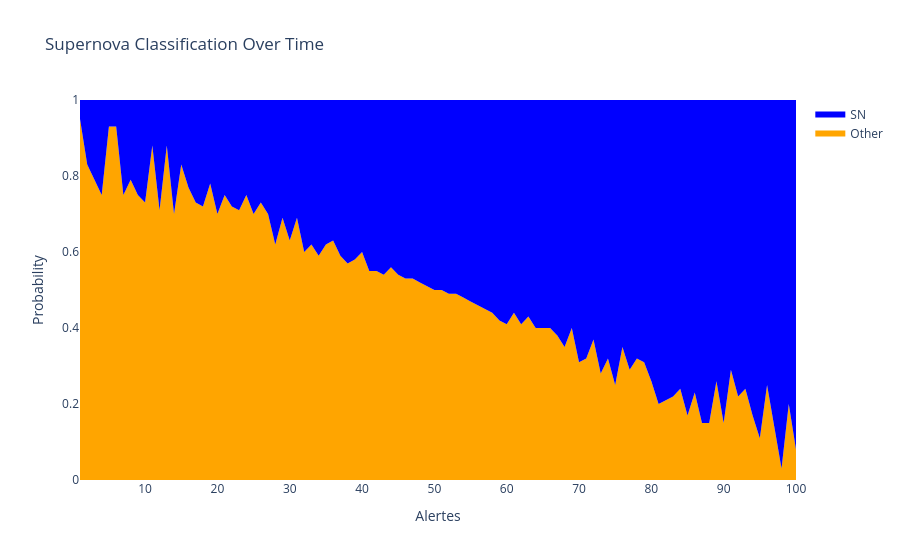

Notebook cell for this chart:
### Code cell
plot_evaluation.plot_interactive_supernova_classification(df)
